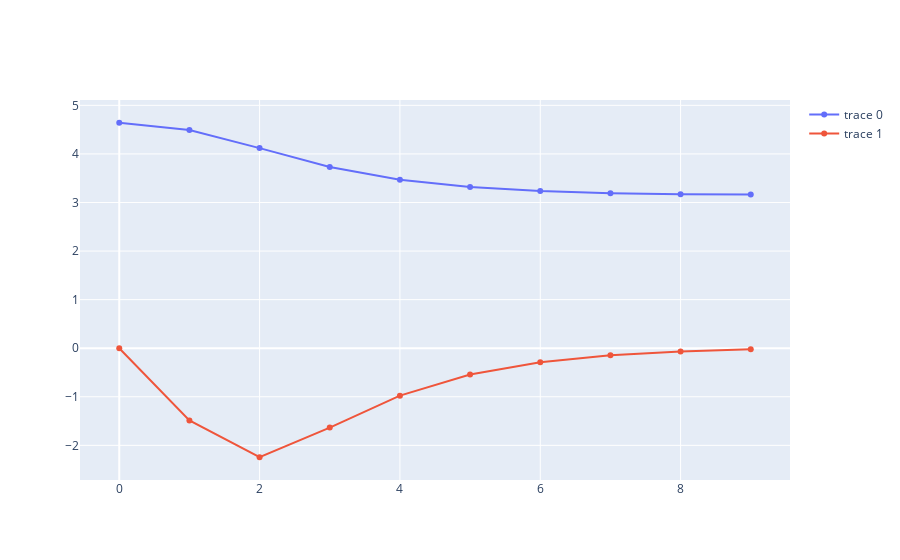

Write notebook code for a chart like this one.
### Markdown cell above
# Pendulum

### Code cell
import pendulum_utils

vf = pendulum_utils.get_value_function(10)
V = vf.get_value_function()
eps = 1.5
x0 = torch.Tensor([np.pi+eps, 0.]).double()
x_traj, u_traj, alpha_traj = vf.sol_to_traj(x0, *(V(x0)[1:]))
fig = go.Figure()
for i in range(2):
    fig.add_trace(go.Scatter(
        y=x_traj[i,:]
    ))
fig.show()

### Figure 1 — Plotly figure (JSON) as saved in the notebook; plotly's stock layout.template omitted (floating-point values rounded to 4 significant figures)
{"data": [{"type": "scatter", "y": [4.642, 4.493, 4.119, 3.731, 3.47, 3.319, 3.236, 3.192, 3.171, 3.162]}, {"type": "scatter", "y": [0, -1.488, -2.245, -1.635, -0.9766, -0.5399, -0.2872, -0.1474, -0.06892, -0.01985]}], "layout": {}}
